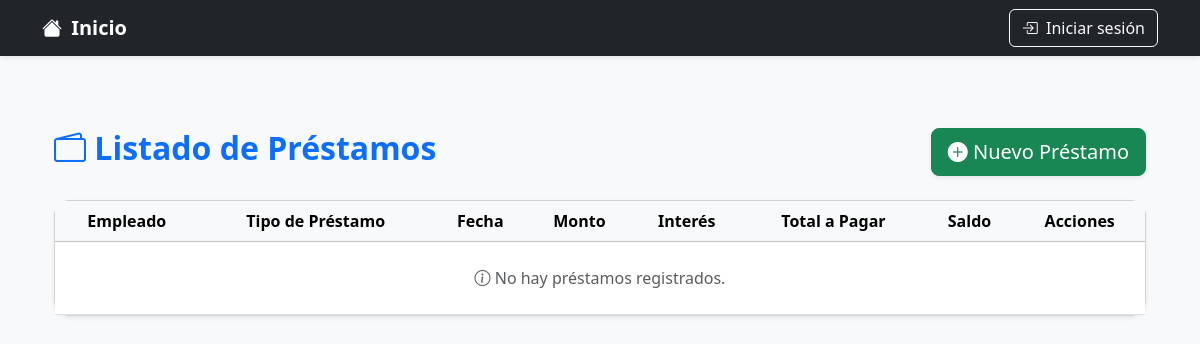
The app's page /prestamos/, older data.
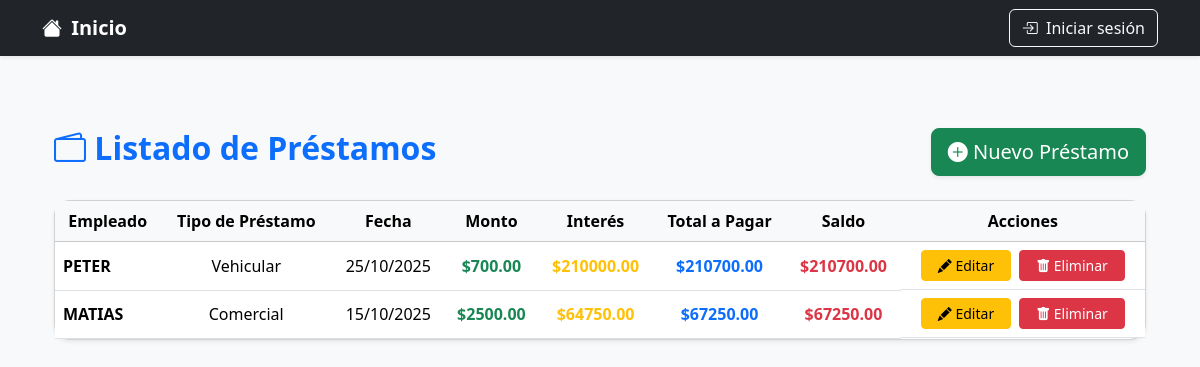
The same page, newer data.
### prestamos/models.py (models this page shows, shortened)
class Prestamo(models.Model):
    empleado = models.ForeignKey(Empleado, on_delete=models.CASCADE)
    tipo_prestamo = models.ForeignKey(TipoPrestamo, on_delete=models.CASCADE)
    fecha_prestamo = models.DateField()
    monto = models.DecimalField(max_digits=10, decimal_places=2)
    interes = models.DecimalField(max_digits=10, decimal_places=2)
    monto_pagar = models.DecimalField(max_digits=10, decimal_places=2)
    numero_cuotas = models.PositiveIntegerField(default=1)
    cuota_mensual = models.DecimalField(max_digits=10, decimal_places=2, editable=False)
    saldo = models.DecimalField(max_digits=10, decimal_places=2, editable=False)

class TipoPrestamo(models.Model):
    descripcion = models.CharField(max_length=100)
    tasa = models.IntegerField(default=0)

### nomina_app/models.py (models this page shows, shortened)
class Empleado(models.Model):
    cedula = models.CharField(max_length=10, unique=True)
    nombre = models.CharField(max_length=100)
    apellido = models.CharField(max_length=100)
    sueldo = models.DecimalField(max_digits=10, decimal_places=2)
    departamento = models.CharField(max_length=100)
    cargo = models.CharField(max_length=100)
    fecha_contratacion = models.DateField()

### prestamos/views.py (the view)
# urls.py: path('', views.prestamos_list, name='prestamos_list'),
def prestamos_list(request):
    prestamos = Prestamo.objects.all().order_by('-fecha_prestamo')
    return render(request, 'prestamos/prestamos_list.html', {'prestamos': prestamos})

### templates/prestamos/prestamos_list.html (shortened to what this page needs)
{% extends 'base.html' %}
{% block content %}
<div class="container py-5">
    <div class="d-flex justify-content-between align-items-center mb-4">
        <h2 class="fw-bold text-primary">
            <i class="bi bi-wallet2"></i> Listado de Préstamos
        </h2>
        <a href="{% url 'prestamos:crear_prestamo' %}" class="btn btn-success btn-lg shadow-sm">
            <i class="bi bi-plus-circle-fill"></i> Nuevo Préstamo
        </a>
    </div>
    <div class="card shadow-sm rounded-4">
        <div class="card-body p-0">
            <div class="table-responsive">
                <table class="table table-hover align-middle mb-0">
                    <thead class="table-light text-center">
                        <tr>
                            <th>Empleado</th>
                            <th>Tipo de Préstamo</th>
                            <th>Fecha</th>
                            <th>Monto</th>
                            <th>Interés</th>
                            <th>Total a Pagar</th>
                            <th>Saldo</th>
                            <th>Acciones</th>
                        </tr>
                    </thead>
                    <tbody>
                        {% for p in prestamos %}
                        <tr class="text-center">
                            <td class="text-start fw-semibold">{{ p.empleado.nombre }}</td>
                            <td>{{ p.tipo_prestamo.descripcion }}</td>
                            <td>{{ p.fecha_prestamo|date:"d/m/Y" }}</td>
                            <td class="text-success fw-bold">${{ p.monto }}</td>
                            <td class="text-warning fw-bold">${{ p.interes }}</td>
                            <td class="fw-bold text-primary">${{ p.monto_pagar }}</td>
                            <td class="fw-bold text-danger">${{ p.saldo }}</td>
                            <td class="d-flex justify-content-center gap-2 flex-wrap">
                                <a href="{% url 'prestamos:editar_prestamo' p.id %}"
                                    class="btn btn-warning btn-sm px-3">
                                    <i class="bi bi-pencil-fill"></i> Editar
                                </a>
                                <a href="{% url 'prestamos:eliminar_prestamo' p.id %}"
                                    class="btn btn-danger btn-sm px-3">
                                    <i class="bi bi-trash-fill"></i> Eliminar
                                </a>
                            </td>
                        </tr>
                        {% empty %}
                        <tr>
                            <td colspan="8" class="text-center text-muted py-4">
                                <i class="bi bi-info-circle"></i> No hay préstamos registrados.
                            </td>
                        </tr>
                        {% endfor %}
                    </tbody>
                </table>
            </div>
        </div>
    </div>
</div>
{% endblock %}

### templates/base.html (shortened to what this page needs)
<!DOCTYPE html>
<html lang="es">
<head>
    <link rel="stylesheet" href="https://cdn.jsdelivr.net/npm/bootstrap@5.3.2/dist/css/bootstrap.min.css">
    <link rel="stylesheet" href="https://cdn.jsdelivr.net/npm/bootstrap-icons@1.11.1/font/bootstrap-icons.css">
</head>
<body>
    <nav class="navbar navbar-expand-lg navbar-dark bg-dark mb-4 shadow-sm">
        <div class="container">
            <a class="navbar-brand" href="{% url 'nomina_app:dashboard' %}">
                <i class="bi bi-house-fill me-1"></i> Inicio
            </a>
            <div class="collapse navbar-collapse" id="navbarNav">
                {% if user.is_authenticated %}
                <ul class="navbar-nav me-auto mb-2 mb-lg-0">
                    <li class="nav-item">
                        <a class="nav-link" href="{% url 'nomina_app:empleado_list' %}"><i
                                class="bi bi-people-fill me-1"></i> Empleados</a>
                    </li>
                    <li class="nav-item">
                        <a class="nav-link" href="{% url 'nomina_app:nomina_list' %}"><i
                                class="bi bi-clipboard-data me-1"></i> Nóminas</a>
                    </li>
                    <li class="nav-item">
                        <a class="nav-link" href="{% url 'sbtemp_app:sobretiempo_list' %}"><i
                                class="bi bi-clock-fill me-1"></i> Sobretiempos</a>
                    </li>
                    <li class="nav-item">
                        <a class="nav-link" href="{% url 'prestamos:prestamos_list' %}"><i
                                class="bi bi-cash-stack me-1"></i> Préstamos</a>
                    </li>
                </ul>
                <div class="d-flex align-items-center">
                    <span class="navbar-text text-white me-3">Hola, <strong>{{ user.username }}</strong></span>
                    <a class="btn btn-outline-light" href="{% url 'nomina_app:logout' %}"><i
                            class="bi bi-box-arrow-right me-1"></i> Cerrar sesión</a>
                </div>
                {% else %}
                <a class="btn btn-outline-light ms-auto" href="{% url 'nomina_app:login' %}">
                    <i class="bi bi-box-arrow-in-right me-1"></i> Iniciar sesión
                </a>
                {% endif %}
            </div>
        </div>
    </nav>
    <div class="container mb-5">
        {% block content %}{% endblock %}
    </div>
</body>
</html>

### templates/base.html (style rules this page uses)
body { background-color: #f8f9fa; }
.navbar-brand { font-weight: bold; }
.card { border-radius: 1rem; }
.table th, .table td { vertical-align: middle; }
.btn-lg { min-width: 140px; }

Row changes from the older to the newer data that the page shows:
added Prestamo: empleado.nombre "PETER", tipo_prestamo.descripcion "Vehicular", fecha_prestamo "25/10/2025", monto "700.00", interes "210000.00", monto_pagar "210700.00", saldo "210700.00"
added Prestamo: empleado.nombre "MATIAS", tipo_prestamo.descripcion "Comercial", fecha_prestamo "15/10/2025", monto "2500.00", interes "64750.00", monto_pagar "67250.00", saldo "67250.00"
Text that changed along with them:
text no longer shown: "No hay préstamos registrados."
